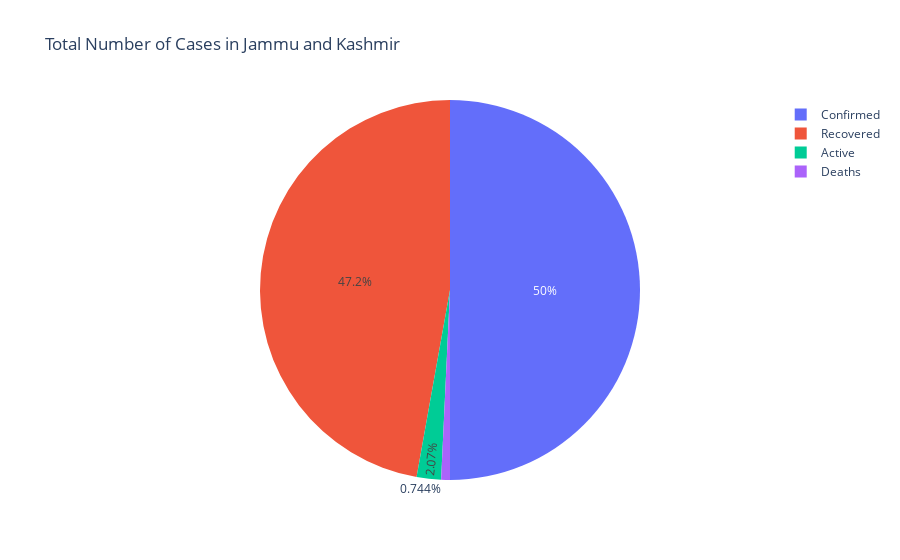

The cell this chart's notebook holds for it:
### Code cell
fig = print_pie('Jammu and Kashmir')
fig.show()

### Figure 1 — Plotly figure (JSON) as saved in the notebook; plotly's stock layout.template omitted (floating-point values rounded to 4 significant figures)
{"data": [{"domain": {"x": [0, 1], "y": [0, 1]}, "hovertemplate": "column=%{label}<br>cases=%{value}<extra></extra>", "labels": ["Confirmed", "Recovered", "Deaths", "Active"], "legendgroup": "", "name": "", "showlegend": true, "type": "pie", "values": [135662, 128020, 2019, 5623]}], "layout": {"legend": {"tracegroupgap": 0}, "title": {"text": "Total Number of Cases in Jammu and Kashmir"}}}
